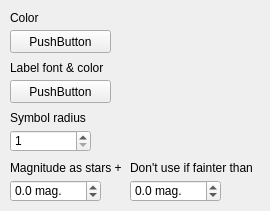
       <widget class="QWidget" name="tab_3">
        <attribute name="title">
         <string>Asteroids</string>
        </attribute>
        <widget class="QDoubleSpinBox" name="doubleSpinBox_25">
         <property name="geometry">
          <rect>
           <x>10</x>
           <y>180</y>
           <width>91</width>
           <height>22</height>
          </rect>
         </property>
         <property name="suffix">
          <string> mag.</string>
         </property>
         <property name="decimals">
          <number>1</number>
         </property>
         <property name="minimum">
          <double>-20.000000000000000</double>
         </property>
         <property name="maximum">
          <double>20.000000000000000</double>
         </property>
        </widget>
        <widget class="QLabel" name="label_39">
         <property name="geometry">
          <rect>
           <x>10</x>
           <y>60</y>
           <width>101</width>
           <height>16</height>
          </rect>
         </property>
         <property name="text">
          <string>Label font &amp; color</string>
         </property>
        </widget>
        <widget class="QLabel" name="label_40">
         <property name="geometry">
          <rect>
           <x>10</x>
           <y>160</y>
           <width>111</width>
           <height>16</height>
          </rect>
         </property>
         <property name="text">
          <string>Magnitude as stars +</string>
         </property>
        </widget>
        <widget class="CPushColorButton" name="pushButton_35">
         <property name="geometry">
          <rect>
           <x>10</x>
           <y>30</y>
           <width>101</width>
           <height>23</height>
          </rect>
         </property>
         <property name="text">
          <string>PushButton</string>
         </property>
        </widget>
        <widget class="QSpinBox" name="spinBox_4">
         <property name="geometry">
          <rect>
           <x>10</x>
           <y>130</y>
           <width>81</width>
           <height>22</height>
          </rect>
         </property>
         <property name="minimum">
          <number>1</number>
         </property>
         <property name="maximum">
          <number>32</number>
         </property>
        </widget>
        <widget class="CFontColorButton" name="pushButton_36">
         <property name="geometry">
          <rect>
           <x>10</x>
           <y>80</y>
           <width>101</width>
           <height>23</height>
          </rect>
         </property>
         <property name="text">
          <string>PushButton</string>
         </property>
        </widget>
        <widget class="QLabel" name="label_41">
         <property name="geometry">
          <rect>
           <x>10</x>
           <y>10</y>
           <width>111</width>
           <height>16</height>
          </rect>
         </property>
         <property name="text">
          <string>Color</string>
         </property>
        </widget>
        <widget class="QLabel" name="label_42">
         <property name="geometry">
          <rect>
           <x>10</x>
           <y>110</y>
           <width>81</width>
           <height>16</height>
          </rect>
         </property>
         <property name="text">
          <string>Symbol radius</string>
         </property>
        </widget>
        <widget class="QLabel" name="label_72">
         <property name="geometry">
          <rect>
           <x>130</x>
           <y>160</y>
           <width>131</width>
           <height>16</height>
          </rect>
         </property>
         <property name="text">
          <string>Don't use if fainter than</string>
         </property>
        </widget>
        <widget class="QDoubleSpinBox" name="doubleSpinBox_35">
         <property name="geometry">
          <rect>
           <x>130</x>
           <y>180</y>
           <width>91</width>
           <height>22</height>
          </rect>
         </property>
         <property name="suffix">
          <string> mag.</string>
         </property>
         <property name="decimals">
          <number>1</number>
         </property>
         <property name="minimum">
          <double>-20.000000000000000</double>
         </property>
         <property name="maximum">
          <double>30.000000000000000</double>
         </property>
        </widget>
       </widget>
